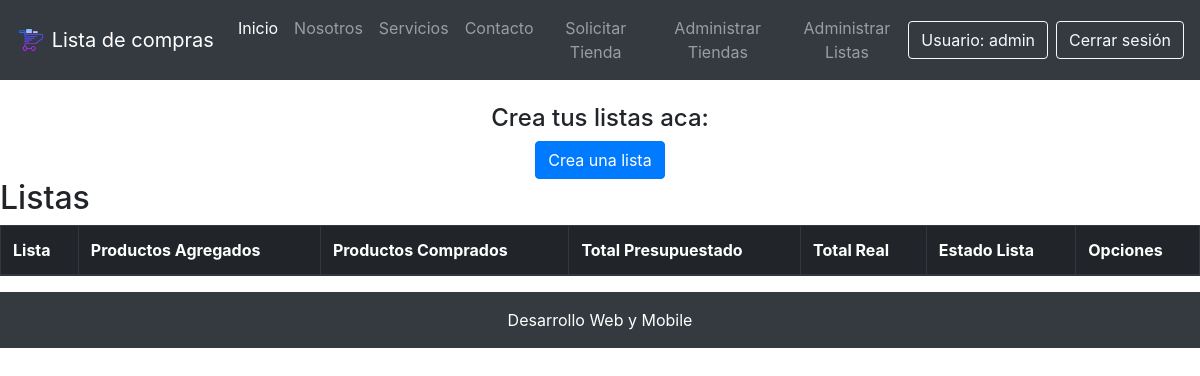
/listar_listas/ (signed in), run on an earlier commit of the app's database.
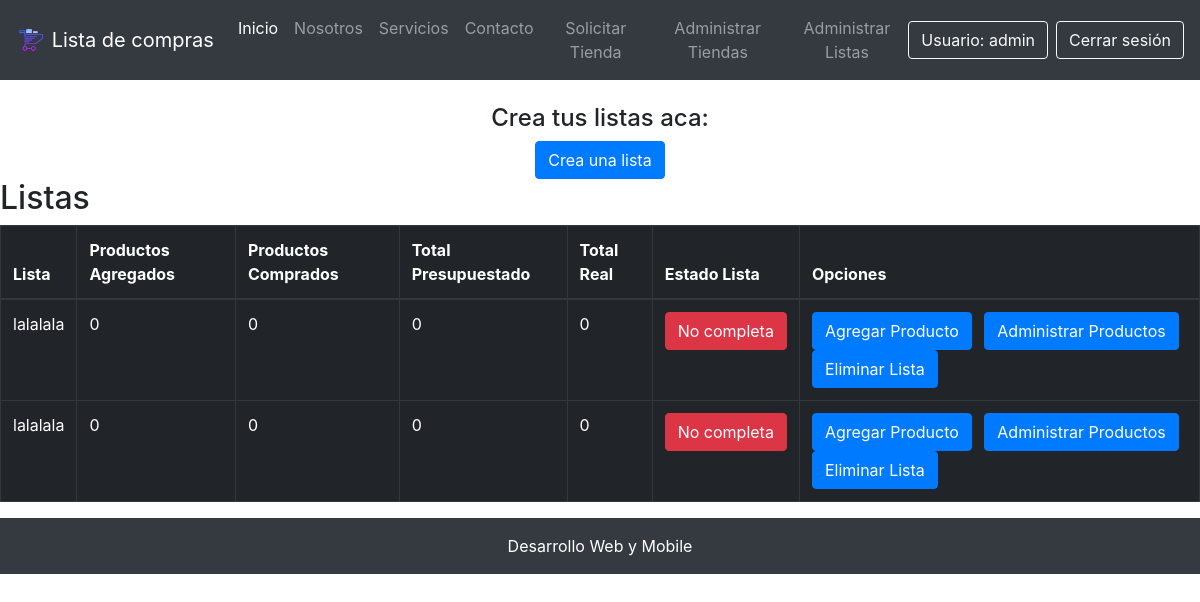
And on a later commit of the database.
### core/models.py (models this page shows, shortened)
class Lista(models.Model):
    usuario = models.ForeignKey(User, on_delete=models.CASCADE, verbose_name="Nombre Usuario")
    nombre_lista = models.CharField(max_length=30 ,verbose_name="Nombre Lista")
    total_productos_agregados = models.IntegerField(verbose_name="Productos Agregados")
    total_productos_comprados = models.IntegerField(verbose_name="Productos Comprados")
    costo_total_presupuestado = models.IntegerField(verbose_name="Total Presupuestado")
    costo_total_real = models.IntegerField(verbose_name="Total Real")
    estadoLista = models.ForeignKey(EstadoLista, on_delete=models.CASCADE, verbose_name="Estado Lista")

class EstadoLista(models.Model):
    nombre = models.CharField(max_length=30, verbose_name="Estado Lista")

### core/views.py (the view)
# urls.py: path('listas/', listar_listas, name="api_listar_listas"),
@login_required
def listar_listas(request):
    listas = Lista.objects.filter(usuario=request.user)
    return render(request, 'core/listar_listas.html', {
        'listas': listas
    })

### core/templates/core/listar_listas.html (shortened to what this page needs)
{% extends 'core/base.html' %}
{% load static %}
{% block contenido %}
<br>
<div class="container">
    <div class="row">
        <div class="col-12 text-center">
            <h4 class="text-center">Crea tus listas aca:</h4>
            <a class="btn btn-primary" href="{% url 'crear_lista' %}">Crea una lista</a>
        </div>
    </div>
</div>
<h2>Listas</h2>
<div class="table-responsive">
    <table class="table table-dark table-bordered table-hover table-condensed">
        <thead>
            <tr>
                <th>Lista</th>
                <th>Productos Agregados</th>
                <th>Productos Comprados</th>
                <th>Total Presupuestado</th>
                <th>Total Real</th>
                <th>Estado Lista</th>
                <th>Opciones</th>
            </tr>
        </thead>
        <tbody>
            {% for l in listas %}
            <tr>
                <td>{{ l.nombre_lista }}</td>
                <td>{{ l.total_productos_agregados }}</td>
                <td>{{ l.total_productos_comprados }}</td>
                <td>{{ l.costo_total_presupuestado }}</td>
                <td>{{ l.costo_total_real }}</td>
                {% if l.estadoLista.id == 1 %}
                    <td>
                        <a href="" class="btn btn-danger">{{ l.estadoLista.nombre }}</a>
                    </td>
                {% else %}
                    <td>
                        <a href="" class="btn btn-success">{{ l.estadoLista.nombre }}</a>
                    </td>
                {% endif %}
                <td>
                    <a class="btn btn-primary mr-2" href="{% url 'form_producto' l.id %}">Agregar Producto</a>
                    <a class="btn btn-primary mr-2" href="{% url 'listar_productos' l.id %}" >Administrar Productos</a>
                    <a class="btn btn-primary" href="{% url 'eliminar_lista' l.id %}">Eliminar Lista</a>
                </td>
            </tr>
            {% endfor %}
        </tbody>
    </table>
</div>
{% endblock contenido %}

What changed in the data, as far as the page shows it:
added Lista: nombre_lista "lalalala", total_productos_agregados "0", total_productos_comprados "0", costo_total_presupuestado "0", costo_total_real "0", estadoLista.nombre "No completa"
added Lista: nombre_lista "lalalala", total_productos_agregados "0", total_productos_comprados "0", costo_total_presupuestado "0", costo_total_real "0", estadoLista.nombre "No completa"
